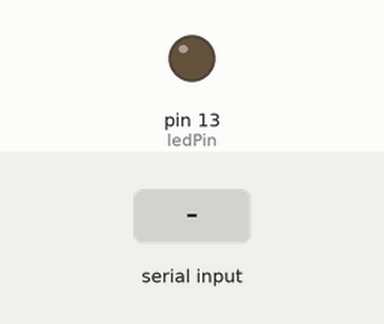
Simulated run of this sketch. Board: Arduino Uno, built with avr-gcc and run on an emulated ATmega328P. Shown: output pins drawn as LEDs (lit = HIGH). The test bench sets the inputs (shaded band).

Above: at 1.2 s.
1.3 s: "1" received over Serial
At 2.0 s:
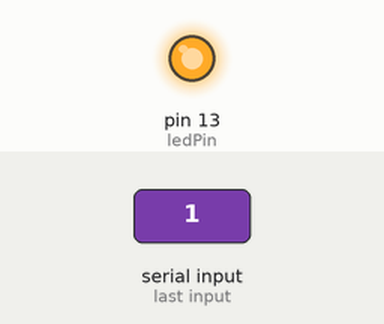
2.8 s: "0" received over Serial
At 3.2 s:
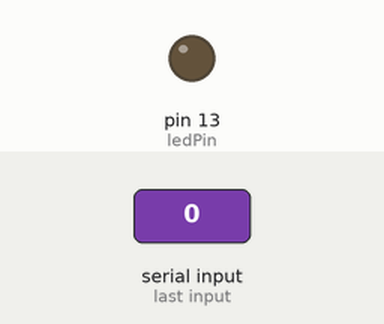
Timing chart, 0 to 5.8 s (numbered marks = the images above; inputs shaded):
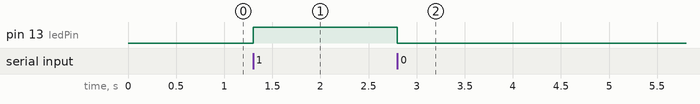

Measured:
- after the input at 1.3 s, pin 13 (ledPin): LOW → HIGH at once
- after the input at 2.8 s, pin 13 (ledPin): HIGH → LOW at once

The sketch:

ledMega.ino
```cpp
const int ledPin = 13; // Assuming we're using the built-in LED

void setup() {
  pinMode(ledPin, OUTPUT);
  Serial.begin(9600); // Start serial communication at 9600 baud rate
}

void loop() {
  if (Serial.available() > 0) { // Check if data is available to read
    char receivedChar = Serial.read(); // Read the incoming byte
    if (receivedChar == '1') {
      digitalWrite(ledPin, HIGH); // Turn LED on
    } else if (receivedChar == '0') {
      digitalWrite(ledPin, LOW); // Turn LED off
    }
  }
}
```
